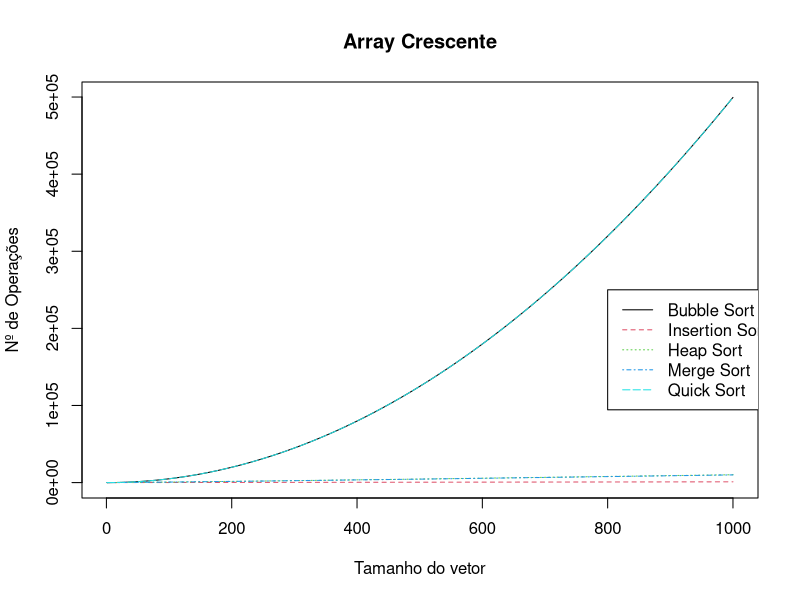

The R source for this figure:
b<-c(0,
     1,
     3,
     6,
     10,
     15,
     21,
     28,
     36,
     45,
     55,
     66,
     78,
     91,
     105,
     120,
     136,
     153,
     171,
     190,
     210,
     231,
     253,
     276,
     300,
     325,
     351,
     378,
     406,
     435,
     465,
     496,
     528,
     561,
     595,
     630,
     666,
     703,
     741,
     780,
     820,
     861,
     903,
     946,
     990,
     1035,
     1081,
     1128,
     1176,
     1225,
     1275,
     1326,
     1378,
     1431,
     1485,
     1540,
     1596,
     1653,
     1711,
     1770,
     1830,
     1891,
     1953,
     2016,
     2080,
     2145,
     2211,
     2278,
     2346,
     2415,
     2485,
     2556,
     2628,
     2701,
     2775,
     2850,
     2926,
     3003,
     3081,
     3160,
     3240,
     3321,
     3403,
     3486,
     3570,
     3655,
     3741,
     3828,
     3916,
     4005,
     4095,
     4186,
     4278,
     4371,
     4465,
     4560,
     4656,
     4753,
     4851,
     4950,
     5050,
     5151,
     5253,
     5356,
     5460,
     5565,
     5671,
     5778,
     5886,
     5995,
     6105,
     6216,
     6328,
     6441,
     6555,
     6670,
     6786,
     6903,
     7021,
     7140,
     7260,
     7381,
     7503,
     7626,
     7750,
     7875,
     8001,
     8128,
     8256,
     8385,
     8515,
     8646,
     8778,
     8911,
     9045,
     9180,
     9316,
     9453,
     9591,
     9730,
     9870,
     10011,
     10153,
     10296,
     10440,
     10585,
     10731,
     10878,
     11026,
     11175,
     11325,
     11476,
     11628,
     11781,
     11935,
     12090,
     12246,
     12403,
     12561,
     12720,
     12880,
     13041,
     13203,
     13366,
     13530,
     13695,
     13861,
     14028,
     14196,
     14365,
     14535,
     14706,
     14878,
     15051,
     15225,
     15400,
     15576,
     15753,
     15931,
     16110,
     16290,
     16471,
     16653,
     16836,
     17020,
     17205,
     17391,
     17578,
     17766,
     17955,
     18145,
     18336,
     18528,
     18721,
     18915,
     19110,
     19306,
     19503,
     19701,
     19900,
     20100,
     20301,
     20503,
     20706,
     20910,
     21115,
     21321,
     21528,
     21736,
     21945,
     22155,
     22366,
     22578,
     22791,
     23005,
     23220,
     23436,
     23653,
     23871,
     24090,
     24310,
     24531,
     24753,
     24976,
     25200,
     25425,
     25651,
     25878,
     26106,
     26335,
     26565,
     26796,
     27028,
     27261,
     27495,
     27730,
     27966,
     28203,
     28441,
     28680,
     28920,
     29161,
     29403,
     29646,
     29890,
     30135,
     30381,
     30628,
     30876,
     31125,
     31375,
     31626,
     31878,
     32131,
     32385,
     32640,
     32896,
     33153,
     33411,
     33670,
     33930,
     34191,
     34453,
     34716,
     34980,
     35245,
     35511,
     35778,
     36046,
     36315,
     36585,
     36856,
     37128,
     37401,
     37675,
     37950,
     38226,
     38503,
     38781,
     39060,
     39340,
     39621,
     39903,
     40186,
     40470,
     40755,
     41041,
     41328,
     41616,
     41905,
     42195,
     42486,
     42778,
     43071,
     43365,
     43660,
     43956,
     44253,
     44551,
     44850,
     45150,
     45451,
     45753,
     46056,
     46360,
     46665,
     46971,
     47278,
     47586,
     47895,
     48205,
     48516,
     48828,
     49141,
     49455,
     49770,
     50086,
     50403,
     50721,
     51040,
     51360,
     51681,
     52003,
     52326,
     52650,
     52975,
     53301,
     53628,
     53956,
     54285,
     54615,
     54946,
     55278,
     55611,
     55945,
     56280,
     56616,
     56953,
     57291,
     57630,
     57970,
     58311,
     58653,
     58996,
     59340,
     59685,
     60031,
     60378,
     60726,
     61075,
     61425,
     61776,
     62128,
     62481,
     62835,
     63190,
     63546,
     63903,
     64261,
     64620,
     64980,
     65341,
     65703,
     66066,
     66430,
     66795,
     67161,
     67528,
     67896,
     68265,
     68635,
     69006,
     69378,
     69751,
     70125,
     70500,
     70876,
     71253,
     71631,
     72010,
     72390,
     72771,
     73153,
     73536,
     73920,
     74305,
     74691,
     75078,
     75466,
     75855,
     76245,
     76636,
     77028,
     77421,
     77815,
     78210,
     78606,
     79003,
     79401,
     79800,
     80200,
     80601,
     81003,
     81406,
     81810,
     82215,
     82621,
     83028,
     83436,
     83845,
     84255,
     84666,
     85078,
     85491,
     85905,
     86320,
     86736,
     87153,
     87571,
     87990,
     88410,
     88831,
     89253,
     89676,
     90100,
     90525,
     90951,
     91378,
     91806,
     92235,
     92665,
     93096,
     93528,
     93961,
     94395,
     94830,
     95266,
     95703,
     96141,
     96580,
     97020,
     97461,
     97903,
     98346,
     98790,
     99235,
     99681,
     100128,
     100576,
     101025,
     101475,
     101926,
     102378,
     102831,
     103285,
     103740,
     104196,
     104653,
     105111,
     105570,
     106030,
     106491,
     106953,
     107416,
     107880,
     108345,
     108811,
     109278,
     109746,
     110215,
     110685,
     111156,
     111628,
     112101,
     112575,
     113050,
     113526,
     114003,
     114481,
     114960,
     115440,
     115921,
     116403,
     116886,
     117370,
     117855,
     118341,
     118828,
     119316,
     119805,
     120295,
     120786,
     121278,
     121771,
     122265,
     122760,
     123256,
     123753,
     124251,
     124750,
     125250,
     125751,
     126253,
     126756,
     127260,
     127765,
     128271,
     128778,
     129286,
     129795,
     130305,
     130816,
     131328,
     131841,
     132355,
     132870,
     133386,
     133903,
     134421,
     134940,
     135460,
     135981,
     136503,
     137026,
     137550,
     138075,
     138601,
     139128,
     139656,
     140185,
     140715,
     141246,
     141778,
     142311,
     142845,
     143380,
     143916,
     144453,
     144991,
     145530,
     146070,
     146611,
     147153,
     147696,
     148240,
     148785,
     149331,
     149878,
     150426,
     150975,
     151525,
     152076,
     152628,
     153181,
     153735,
     154290,
     154846,
     155403,
     155961,
     156520,
     157080,
     157641,
     158203,
     158766,
     159330,
     159895,
     160461,
     161028,
     161596,
     162165,
     162735,
     163306,
     163878,
     164451,
     165025,
     165600,
     166176,
     166753,
     167331,
     167910,
     168490,
     169071,
     169653,
     170236,
     170820,
     171405,
     171991,
     172578,
     173166,
     173755,
     174345,
     174936,
     175528,
     176121,
     176715,
     177310,
     177906,
     178503,
     179101,
     179700,
     180300,
     180901,
     181503,
     182106,
     182710,
     183315,
     183921,
     184528,
     185136,
     185745,
     186355,
     186966,
     187578,
     188191,
     188805,
     189420,
     190036,
     190653,
     191271,
     191890,
     192510,
     193131,
     193753,
     194376,
     195000,
     195625,
     196251,
     196878,
     197506,
     198135,
     198765,
     199396,
     200028,
     200661,
     201295,
     201930,
     202566,
     203203,
     203841,
     204480,
     205120,
     205761,
     206403,
     207046,
     207690,
     208335,
     208981,
     209628,
     210276,
     210925,
     211575,
     212226,
     212878,
     213531,
     214185,
     214840,
     215496,
     216153,
     216811,
     217470,
     218130,
     218791,
     219453,
     220116,
     220780,
     221445,
     222111,
     222778,
     223446,
     224115,
     224785,
     225456,
     226128,
     226801,
     227475,
     228150,
     228826,
     229503,
     230181,
     230860,
     231540,
     232221,
     232903,
     233586,
     234270,
     234955,
     235641,
     236328,
     237016,
     237705,
     238395,
     239086,
     239778,
     240471,
     241165,
     241860,
     242556,
     243253,
     243951,
     244650,
     245350,
     246051,
     246753,
     247456,
     248160,
     248865,
     249571,
     250278,
     250986,
     251695,
     252405,
     253116,
     253828,
     254541,
     255255,
     255970,
     256686,
     257403,
     258121,
     258840,
     259560,
     260281,
     261003,
     261726,
     262450,
     263175,
     263901,
     264628,
     265356,
     266085,
     266815,
     267546,
     268278,
     269011,
     269745,
     270480,
     271216,
     271953,
     272691,
     273430,
     274170,
     274911,
     275653,
     276396,
     277140,
     277885,
     278631,
     279378,
     280126,
     280875,
     281625,
     282376,
     283128,
     283881,
     284635,
     285390,
     286146,
     286903,
     287661,
     288420,
     289180,
     289941,
     290703,
     291466,
     292230,
     292995,
     293761,
     294528,
     295296,
     296065,
     296835,
     297606,
     298378,
     299151,
     299925,
     300700,
     301476,
     302253,
     303031,
     303810,
     304590,
     305371,
     306153,
     306936,
     307720,
     308505,
     309291,
     310078,
     310866,
     311655,
     312445,
     313236,
     314028,
     314821,
     315615,
     316410,
     317206,
     318003,
     318801,
     319600,
     320400,
     321201,
     322003,
     322806,
     323610,
     324415,
     325221,
     326028,
     326836,
     327645,
     328455,
     329266,
     330078,
     330891,
     331705,
     332520,
     333336,
     334153,
     334971,
     335790,
     336610,
     337431,
     338253,
     339076,
     339900,
     340725,
     341551,
     342378,
     343206,
     344035,
     344865,
     345696,
     346528,
     347361,
     348195,
     349030,
     349866,
     350703,
     351541,
     352380,
     353220,
     354061,
     354903,
     355746,
     356590,
     357435,
     358281,
     359128,
     359976,
     360825,
     361675,
     362526,
     363378,
     364231,
     365085,
     365940,
     366796,
     367653,
     368511,
     369370,
     370230,
     371091,
     371953,
     372816,
     373680,
     374545,
     375411,
     376278,
     377146,
     378015,
     378885,
     379756,
     380628,
     381501,
     382375,
     383250,
     384126,
     385003,
     385881,
     386760,
     387640,
     388521,
     389403,
     390286,
     391170,
     392055,
     392941,
     393828,
     394716,
     395605,
     396495,
     397386,
     398278,
     399171,
     400065,
     400960,
     401856,
     402753,
     403651,
     404550,
     405450,
     406351,
     407253,
     408156,
     409060,
     409965,
     410871,
     411778,
     412686,
     413595,
     414505,
     415416,
     416328,
     417241,
     418155,
     419070,
     419986,
     420903,
     421821,
     422740,
     423660,
     424581,
     425503,
     426426,
     427350,
     428275,
     429201,
     430128,
     431056,
     431985,
     432915,
     433846,
     434778,
     435711,
     436645,
     437580,
     438516,
     439453,
     440391,
     441330,
     442270,
     443211,
     444153,
     445096,
     446040,
     446985,
     447931,
     448878,
     449826,
     450775,
     451725,
     452676,
     453628,
     454581,
     455535,
     456490,
     457446,
     458403,
     459361,
     460320,
     461280,
     462241,
     463203,
     464166,
     465130,
     466095,
     467061,
     468028,
     468996,
     469965,
     470935,
     471906,
     472878,
     473851,
     474825,
     475800,
     476776,
     477753,
     478731,
     479710,
     480690,
     481671,
     482653,
     483636,
     484620,
     485605,
     486591,
     487578,
     488566,
     489555,
     490545,
     491536,
     492528,
     493521,
     494515,
     495510,
     496506,
     497503,
     498501,
     499500)

i<-c(0,
     1,
     2,
     3,
     4,
     5,
     6,
     7,
     8,
     9,
     10,
     11,
     12,
     13,
     14,
     15,
     16,
     17,
     18,
     19,
     20,
     21,
     22,
     23,
     24,
     25,
     26,
     27,
     28,
     29,
     30,
     31,
     32,
     33,
     34,
     35,
     36,
     37,
     38,
     39,
     40,
     41,
     42,
     43,
     44,
     45,
     46,
     47,
     48,
     49,
     50,
     51,
     52,
     53,
     54,
     55,
     56,
     57,
     58,
     59,
     60,
     61,
     62,
     63,
     64,
     65,
     66,
     67,
     68,
     69,
     70,
     71,
     72,
     73,
     74,
     75,
     76,
     77,
     78,
     79,
     80,
     81,
     82,
     83,
     84,
     85,
     86,
     87,
     88,
     89,
     90,
     91,
     92,
     93,
     94,
     95,
     96,
     97,
     98,
     99,
     100,
     101,
     102,
     103,
     104,
     105,
     106,
     107,
     108,
     109,
     110,
     111,
     112,
     113,
     114,
     115,
     116,
     117,
     118,
     119,
     120,
     121,
     122,
     123,
     124,
     125,
     126,
     127,
     128,
     129,
     130,
     131,
     132,
     133,
     134,
     135,
     136,
     137,
     138,
     139,
     140,
     141,
     142,
     143,
     144,
     145,
     146,
     147,
     148,
     149,
     150,
     151,
     152,
     153,
     154,
     155,
     156,
     157,
     158,
     159,
     160,
     161,
     162,
     163,
     164,
     165,
     166,
     167,
     168,
     169,
     170,
     171,
     172,
     173,
     174,
     175,
     176,
     177,
     178,
     179,
     180,
     181,
     182,
     183,
     184,
     185,
     186,
     187,
     188,
     189,
     190,
     191,
     192,
     193,
     194,
     195,
     196,
     197,
     198,
     199,
     200,
     201,
     202,
     203,
     204,
     205,
     206,
     207,
     208,
     209,
     210,
     211,
     212,
     213,
     214,
     215,
     216,
     217,
     218,
     219,
     220,
     221,
     222,
     223,
     224,
     225,
     226,
     227,
     228,
     229,
     230,
     231,
     232,
     233,
     234,
     235,
     236,
     237,
     238,
     239,
     240,
     241,
     242,
     243,
     244,
     245,
     246,
     247,
     248,
     249,
     250,
     251,
     252,
     253,
     254,
     255,
     256,
     257,
     258,
     259,
     260,
     261,
     262,
     263,
     264,
     265,
     266,
     267,
     268,
     269,
     270,
     271,
     272,
     273,
     274,
     275,
     276,
     277,
     278,
     279,
     280,
     281,
     282,
     283,
     284,
     285,
     286,
     287,
     288,
     289,
     290,
     291,
     292,
     293,
     294,
     295,
     296,
     297,
     298,
     299,
     300,
     301,
     302,
     303,
     304,
     305,
     306,
     307,
     308,
     309,
     310,
     311,
     312,
     313,
     314,
     315,
     316,
     317,
     318,
     319,
     320,
     321,
     322,
     323,
     324,
     325,
     326,
     327,
     328,
     329,
     330,
     331,
     332,
     333,
     334,
     335,
     336,
     337,
     338,
     339,
     340,
     341,
     342,
     343,
     344,
     345,
     346,
     347,
     348,
     349,
     350,
     351,
     352,
     353,
     354,
     355,
     356,
     357,
     358,
     359,
     360,
     361,
     362,
     363,
     364,
     365,
     366,
     367,
     368,
     369,
     370,
     371,
     372,
     373,
     374,
     375,
     376,
     377,
     378,
     379,
     380,
     381,
     382,
     383,
     384,
     385,
     386,
     387,
     388,
     389,
     390,
     391,
     392,
     393,
     394,
     395,
     396,
     397,
     398,
     399,
     400,
     401,
     402,
     403,
     404,
     405,
     406,
     407,
     408,
     409,
     410,
     411,
     412,
     413,
     414,
     415,
     416,
     417,
     418,
     419,
     420,
     421,
     422,
     423,
     424,
     425,
     426,
     427,
     428,
     429,
     430,
     431,
     432,
     433,
     434,
     435,
     436,
     437,
     438,
     439,
     440,
     441,
     442,
     443,
     444,
     445,
     446,
     447,
     448,
     449,
     450,
     451,
     452,
     453,
     454,
     455,
     456,
     457,
     458,
     459,
     460,
     461,
     462,
     463,
     464,
     465,
     466,
     467,
     468,
     469,
     470,
     471,
     472,
     473,
     474,
     475,
     476,
     477,
     478,
     479,
     480,
     481,
     482,
     483,
     484,
     485,
     486,
     487,
     488,
     489,
     490,
     491,
     492,
     493,
     494,
     495,
     496,
     497,
     498,
     499,
     500,
     501,
     502,
     503,
     504,
     505,
     506,
     507,
     508,
     509,
     510,
     511,
     512,
     513,
     514,
     515,
     516,
     517,
     518,
     519,
     520,
     521,
     522,
     523,
     524,
     525,
     526,
     527,
     528,
     529,
     530,
     531,
     532,
     533,
     534,
     535,
     536,
     537,
     538,
     539,
     540,
     541,
     542,
     543,
     544,
     545,
     546,
     547,
     548,
     549,
     550,
     551,
     552,
     553,
     554,
     555,
     556,
     557,
     558,
     559,
     560,
     561,
     562,
     563,
     564,
     565,
     566,
     567,
     568,
     569,
     570,
     571,
     572,
     573,
     574,
     575,
     576,
     577,
     578,
     579,
     580,
     581,
     582,
     583,
     584,
     585,
     586,
     587,
     588,
     589,
     590,
     591,
     592,
     593,
     594,
     595,
     596,
     597,
     598,
     599,
     600,
     601,
     602,
     603,
     604,
     605,
     606,
     607,
     608,
     609,
     610,
     611,
     612,
     613,
     614,
     615,
     616,
     617,
     618,
     619,
     620,
     621,
     622,
     623,
     624,
     625,
     626,
     627,
     628,
     629,
     630,
     631,
     632,
     633,
     634,
     635,
     636,
     637,
     638,
     639,
     640,
     641,
     642,
     643,
     644,
     645,
     646,
     647,
     648,
     649,
     650,
     651,
     652,
     653,
     654,
     655,
     656,
     657,
     658,
     659,
     660,
     661,
     662,
     663,
     664,
     665,
     666,
     667,
     668,
     669,
     670,
     671,
     672,
     673,
     674,
     675,
     676,
     677,
     678,
     679,
     680,
     681,
     682,
     683,
     684,
     685,
     686,
     687,
     688,
     689,
     690,
     691,
     692,
     693,
     694,
     695,
     696,
     697,
     698,
     699,
     700,
     701,
     702,
     703,
     704,
     705,
     706,
     707,
     708,
     709,
     710,
     711,
     712,
     713,
     714,
     715,
     716,
     717,
     718,
     719,
     720,
     721,
     722,
     723,
     724,
     725,
     726,
     727,
     728,
     729,
     730,
     731,
     732,
     733,
     734,
     735,
     736,
     737,
     738,
     739,
     740,
     741,
     742,
     743,
     744,
     745,
     746,
     747,
     748,
     749,
     750,
     751,
     752,
     753,
     754,
     755,
     756,
     757,
     758,
     759,
     760,
     761,
     762,
     763,
     764,
     765,
     766,
     767,
     768,
     769,
     770,
     771,
     772,
     773,
     774,
     775,
     776,
     777,
     778,
     779,
     780,
     781,
     782,
     783,
     784,
     785,
     786,
     787,
     788,
     789,
     790,
     791,
     792,
     793,
     794,
     795,
     796,
     797,
     798,
     799,
     800,
     801,
     802,
     803,
     804,
     805,
     806,
     807,
     808,
     809,
     810,
     811,
     812,
     813,
     814,
     815,
     816,
     817,
     818,
     819,
     820,
     821,
     822,
     823,
     824,
     825,
     826,
     827,
     828,
     829,
     830,
     831,
     832,
     833,
     834,
     835,
     836,
     837,
     838,
     839,
     840,
     841,
     842,
     843,
     844,
     845,
     846,
     847,
     848,
     849,
     850,
     851,
     852,
     853,
     854,
     855,
     856,
     857,
     858,
     859,
     860,
     861,
     862,
     863,
     864,
     865,
     866,
     867,
     868,
     869,
     870,
     871,
     872,
     873,
     874,
     875,
     876,
     877,
     878,
     879,
     880,
     881,
     882,
     883,
     884,
     885,
     886,
     887,
     888,
     889,
     890,
     891,
     892,
     893,
     894,
     895,
     896,
     897,
     898,
     899,
     900,
     901,
     902,
     903,
     904,
     905,
     906,
     907,
     908,
     909,
     910,
     911,
     912,
     913,
     914,
     915,
     916,
     917,
     918,
     919,
     920,
     921,
     922,
     923,
     924,
     925,
     926,
     927,
     928,
     929,
     930,
     931,
     932,
     933,
     934,
     935,
     936,
     937,
     938,
     939,
     940,
     941,
     942,
     943,
     944,
     945,
     946,
     947,
     948,
     949,
     950,
     951,
     952,
     953,
     954,
     955,
     956,
     957,
     958,
     959,
     960,
     961,
     962,
     963,
     964,
     965,
     966,
     967,
     968,
     969,
     970,
     971,
     972,
     973,
     974,
     975,
     976,
     977,
     978,
     979,
     980,
     981,
     982,
     983,
     984,
     985,
     986,
     987,
     988,
     989,
     990,
     991,
     992,
     993,
     994,
     995,
     996,
     997,
     998,
     999)

h<-c(0,
     3,
     5,
     10,
     12,
     17,
     19,
     26,
     30,
     35,
     39,
     46,
     50,
     55,
     59,
     66,
     72,
     79,
     83,
     90,
     94,
     103,
     107,
     114,
     120,
     127,
     131,
     138,
     142,
     151,
     155,
     162,
     170,
     179,
     185,
     190,
     198,
     207,
     213,
     222,
     226,
     235,
     243,
     250,
     254,
     265,
     271,
     278,
     286,
     295,
     301,
     306,
     314,
     323,
     329,
     338,
     342,
     351,
     359,
     366,
     370,
     381,
     387,
     394,
     404,
     413,
     421,
     426,
     434,
     445,
     453,
     458,
     468,
     479,
     487,
     490,
     500,
     511,
     519,
     526,
     534,
     543,
     551,
     558,
     566,
     577,
     585,
     586,
     596,
     611,
     617,
     622,
     632,
     643,
     651,
     656,
     664,
     677,
     685,
     690,
     698,
     709,
     717,
     720,
     726,
     743,
     751,
     754,
     764,
     775,
     783,
     786,
     796,
     807,
     815,
     822,
     830,
     841,
     849,
     846,
     856,
     875,
     881,
     886,
     896,
     907,
     915,
     914,
     924,
     943,
     953,
     962,
     970,
     979,
     987,
     998,
     1004,
     1017,
     1025,
     1036,
     1042,
     1053,
     1063,
     1068,
     1078,
     1089,
     1099,
     1110,
     1116,
     1129,
     1135,
     1140,
     1148,
     1167,
     1173,
     1182,
     1190,
     1199,
     1211,
     1216,
     1222,
     1237,
     1245,
     1256,
     1266,
     1277,
     1283,
     1292,
     1298,
     1313,
     1319,
     1332,
     1336,
     1349,
     1359,
     1362,
     1372,
     1385,
     1393,
     1404,
     1412,
     1423,
     1429,
     1436,
     1444,
     1461,
     1467,
     1476,
     1484,
     1495,
     1505,
     1508,
     1516,
     1531,
     1537,
     1550,
     1560,
     1569,
     1579,
     1588,
     1594,
     1605,
     1613,
     1622,
     1634,
     1643,
     1653,
     1658,
     1668,
     1681,
     1687,
     1700,
     1708,
     1719,
     1725,
     1728,
     1740,
     1757,
     1763,
     1772,
     1782,
     1787,
     1801,
     1802,
     1814,
     1827,
     1837,
     1848,
     1854,
     1865,
     1875,
     1882,
     1890,
     1901,
     1909,
     1924,
     1926,
     1939,
     1949,
     1952,
     1962,
     1977,
     1983,
     1996,
     2004,
     2015,
     2019,
     2024,
     2034,
     2053,
     2057,
     2066,
     2076,
     2085,
     2095,
     2100,
     2106,
     2123,
     2137,
     2144,
     2152,
     2169,
     2175,
     2178,
     2194,
     2209,
     2215,
     2222,
     2238,
     2245,
     2255,
     2264,
     2274,
     2287,
     2297,
     2304,
     2318,
     2329,
     2337,
     2346,
     2356,
     2369,
     2381,
     2386,
     2398,
     2409,
     2423,
     2428,
     2432,
     2453,
     2459,
     2476,
     2486,
     2495,
     2505,
     2508,
     2516,
     2533,
     2545,
     2560,
     2570,
     2577,
     2587,
     2584,
     2596,
     2619,
     2625,
     2636,
     2652,
     2661,
     2669,
     2672,
     2684,
     2701,
     2707,
     2720,
     2734,
     2745,
     2751,
     2750,
     2758,
     2777,
     2789,
     2800,
     2816,
     2825,
     2833,
     2830,
     2848,
     2863,
     2869,
     2884,
     2896,
     2905,
     2917,
     2920,
     2926,
     2949,
     2955,
     2972,
     2978,
     2993,
     2999,
     2994,
     3014,
     3029,
     3037,
     3050,
     3062,
     3073,
     3079,
     3080,
     3086,
     3109,
     3113,
     3136,
     3144,
     3153,
     3165,
     3160,
     3174,
     3191,
     3203,
     3214,
     3224,
     3239,
     3243,
     3242,
     3254,
     3275,
     3285,
     3292,
     3308,
     3315,
     3325,
     3328,
     3342,
     3359,
     3365,
     3380,
     3388,
     3397,
     3403,
     3402,
     3416,
     3431,
     3445,
     3456,
     3470,
     3477,
     3481,
     3494,
     3502,
     3515,
     3525,
     3540,
     3552,
     3557,
     3569,
     3572,
     3586,
     3599,
     3601,
     3614,
     3630,
     3643,
     3651,
     3658,
     3664,
     3681,
     3685,
     3700,
     3710,
     3723,
     3735,
     3734,
     3742,
     3765,
     3769,
     3788,
     3796,
     3807,
     3815,
     3820,
     3828,
     3845,
     3853,
     3866,
     3876,
     3889,
     3897,
     3900,
     3908,
     3923,
     3935,
     3946,
     3962,
     3971,
     3979,
     3982,
     3992,
     4011,
     4017,
     4030,
     4042,
     4053,
     4063,
     4064,
     4074,
     4087,
     4097,
     4108,
     4120,
     4135,
     4139,
     4146,
     4160,
     4169,
     4181,
     4194,
     4206,
     4215,
     4223,
     4232,
     4236,
     4257,
     4267,
     4274,
     4288,
     4299,
     4301,
     4306,
     4322,
     4337,
     4349,
     4358,
     4368,
     4377,
     4393,
     4396,
     4400,
     4419,
     4427,
     4442,
     4454,
     4465,
     4469,
     4478,
     4490,
     4503,
     4511,
     4528,
     4534,
     4545,
     4551,
     4558,
     4568,
     4585,
     4597,
     4604,
     4612,
     4627,
     4629,
     4640,
     4652,
     4665,
     4679,
     4692,
     4698,
     4705,
     4711,
     4720,
     4730,
     4749,
     4761,
     4776,
     4784,
     4793,
     4813,
     4802,
     4810,
     4839,
     4847,
     4858,
     4872,
     4893,
     4899,
     4912,
     4916,
     4931,
     4937,
     4954,
     4968,
     4981,
     4989,
     4982,
     4992,
     5017,
     5031,
     5040,
     5060,
     5069,
     5077,
     5076,
     5086,
     5109,
     5111,
     5128,
     5134,
     5157,
     5165,
     5166,
     5170,
     5201,
     5207,
     5222,
     5232,
     5247,
     5257,
     5262,
     5274,
     5283,
     5291,
     5306,
     5324,
     5337,
     5337,
     5338,
     5350,
     5375,
     5383,
     5396,
     5412,
     5417,
     5435,
     5442,
     5458,
     5471,
     5469,
     5486,
     5502,
     5515,
     5523,
     5520,
     5532,
     5561,
     5567,
     5576,
     5598,
     5605,
     5619,
     5624,
     5638,
     5641,
     5657,
     5668,
     5680,
     5699,
     5703,
     5704,
     5714,
     5739,
     5741,
     5754,
     5772,
     5785,
     5803,
     5800,
     5816,
     5829,
     5835,
     5854,
     5858,
     5883,
     5883,
     5882,
     5888,
     5911,
     5919,
     5944,
     5948,
     5963,
     5979,
     5980,
     5994,
     6001,
     6011,
     6022,
     6042,
     6059,
     6057,
     6058,
     6066,
     6097,
     6099,
     6116,
     6130,
     6137,
     6155,
     6162,
     6172,
     6191,
     6197,
     6208,
     6224,
     6239,
     6243,
     6242,
     6244,
     6279,
     6281,
     6298,
     6310,
     6321,
     6337,
     6338,
     6352,
     6371,
     6375,
     6390,
     6402,
     6419,
     6421,
     6424,
     6430,
     6457,
     6463,
     6474,
     6498,
     6501,
     6517,
     6522,
     6528,
     6549,
     6551,
     6566,
     6582,
     6599,
     6599,
     6608,
     6618,
     6635,
     6643,
     6658,
     6674,
     6681,
     6695,
     6700,
     6710,
     6723,
     6733,
     6746,
     6760,
     6777,
     6779,
     6792,
     6798,
     6813,
     6823,
     6838,
     6850,
     6861,
     6871,
     6882,
     6894,
     6909,
     6919,
     6930,
     6936,
     6953,
     6959,
     6970,
     6978,
     6997,
     7005,
     7018,
     7030,
     7039,
     7057,
     7064,
     7074,
     7085,
     7099,
     7112,
     7120,
     7137,
     7139,
     7152,
     7158,
     7175,
     7181,
     7194,
     7212,
     7223,
     7237,
     7238,
     7250,
     7271,
     7273,
     7280,
     7294,
     7317,
     7321,
     7334,
     7344,
     7357,
     7361,
     7374,
     7388,
     7401,
     7417,
     7416,
     7432,
     7439,
     7447,
     7462,
     7474,
     7497,
     7495,
     7514,
     7522,
     7533,
     7539,
     7556,
     7566,
     7577,
     7591,
     7602,
     7616,
     7631,
     7643,
     7652,
     7656,
     7669,
     7683,
     7676,
     7686,
     7719,
     7729,
     7740,
     7744,
     7765,
     7781,
     7788,
     7796,
     7807,
     7823,
     7836,
     7842,
     7863,
     7871,
     7856,
     7862,
     7899,
     7909,
     7922,
     7940,
     7951,
     7951,
     7954,
     7970,
     7979,
     7987,
     8006,
     8008,
     8031,
     8037,
     8034,
     8044,
     8069,
     8079,
     8100,
     8106,
     8119,
     8131,
     8132,
     8146,
     8157,
     8163,
     8176,
     8198,
     8209,
     8215,
     8208,
     8222,
     8247,
     8255,
     8270,
     8282,
     8293,
     8307,
     8318,
     8330,
     8341,
     8349,
     8364,
     8378,
     8389,
     8395,
     8398,
     8404,
     8431,
     8441,
     8454,
     8468,
     8475,
     8491,
     8500,
     8510,
     8523,
     8535,
     8546,
     8554,
     8573,
     8579,
     8576,
     8588,
     8607,
     8615,
     8632,
     8648,
     8659,
     8673,
     8670,
     8688,
     8695,
     8711,
     8724,
     8732,
     8753,
     8753,
     8748,
     8762,
     8785,
     8799,
     8814,
     8824,
     8833,
     8851,
     8856,
     8866,
     8875,
     8885,
     8896,
     8916,
     8931,
     8931,
     8932,
     8942,
     8965,
     8975,
     8994,
     9006,
     9011,
     9027,
     9040,
     9052,
     9059,
     9069,
     9076,
     9098,
     9107,
     9111,
     9112,
     9116,
     9151,
     9159,
     9170,
     9184,
     9195,
     9209,
     9216,
     9226,
     9241,
     9251,
     9262,
     9274,
     9287,
     9293,
     9296,
     9304,
     9325,
     9335,
     9342,
     9368,
     9377,
     9389,
     9394,
     9404,
     9417,
     9429,
     9444,
     9450,
     9467,
     9469,
     9480,
     9486,
     9507,
     9521,
     9530,
     9548,
     9551,
     9565,
     9574,
     9584,
     9597,
     9599,
     9618,
     9632,
     9647,
     9651,
     9654,
     9670,
     9685,
     9701,
     9712,
     9720,
     9733,
     9741,
     9754,
     9768,
     9779,
     9791,
     9806,
     9812,
     9823,
     9835,
     9842,
     9852,
     9873,
     9881,
     9890,
     9904,
     9915,
     9931,
     9942,
     9948,
     9959,
     9975,
     9988,
     9996,
     10009,
     10015,
     10026,
     10032,
     10053,
     10053,
     10068,
     10084,
     10093,
     10111,
     10118,
     10124,
     10135,
     10147,
     10158,
     10170,
     10193,
     10193,
     10208)

m<-c(0,
     2,
     5,
     8,
     12,
     16,
     20,
     24,
     29,
     34,
     39,
     44,
     49,
     54,
     59,
     64,
     70,
     76,
     82,
     88,
     94,
     100,
     106,
     112,
     118,
     124,
     130,
     136,
     142,
     148,
     154,
     160,
     167,
     174,
     181,
     188,
     195,
     202,
     209,
     216,
     223,
     230,
     237,
     244,
     251,
     258,
     265,
     272,
     279,
     286,
     293,
     300,
     307,
     314,
     321,
     328,
     335,
     342,
     349,
     356,
     363,
     370,
     377,
     384,
     392,
     400,
     408,
     416,
     424,
     432,
     440,
     448,
     456,
     464,
     472,
     480,
     488,
     496,
     504,
     512,
     520,
     528,
     536,
     544,
     552,
     560,
     568,
     576,
     584,
     592,
     600,
     608,
     616,
     624,
     632,
     640,
     648,
     656,
     664,
     672,
     680,
     688,
     696,
     704,
     712,
     720,
     728,
     736,
     744,
     752,
     760,
     768,
     776,
     784,
     792,
     800,
     808,
     816,
     824,
     832,
     840,
     848,
     856,
     864,
     872,
     880,
     888,
     896,
     905,
     914,
     923,
     932,
     941,
     950,
     959,
     968,
     977,
     986,
     995,
     1004,
     1013,
     1022,
     1031,
     1040,
     1049,
     1058,
     1067,
     1076,
     1085,
     1094,
     1103,
     1112,
     1121,
     1130,
     1139,
     1148,
     1157,
     1166,
     1175,
     1184,
     1193,
     1202,
     1211,
     1220,
     1229,
     1238,
     1247,
     1256,
     1265,
     1274,
     1283,
     1292,
     1301,
     1310,
     1319,
     1328,
     1337,
     1346,
     1355,
     1364,
     1373,
     1382,
     1391,
     1400,
     1409,
     1418,
     1427,
     1436,
     1445,
     1454,
     1463,
     1472,
     1481,
     1490,
     1499,
     1508,
     1517,
     1526,
     1535,
     1544,
     1553,
     1562,
     1571,
     1580,
     1589,
     1598,
     1607,
     1616,
     1625,
     1634,
     1643,
     1652,
     1661,
     1670,
     1679,
     1688,
     1697,
     1706,
     1715,
     1724,
     1733,
     1742,
     1751,
     1760,
     1769,
     1778,
     1787,
     1796,
     1805,
     1814,
     1823,
     1832,
     1841,
     1850,
     1859,
     1868,
     1877,
     1886,
     1895,
     1904,
     1913,
     1922,
     1931,
     1940,
     1949,
     1958,
     1967,
     1976,
     1985,
     1994,
     2003,
     2012,
     2021,
     2030,
     2039,
     2048,
     2058,
     2068,
     2078,
     2088,
     2098,
     2108,
     2118,
     2128,
     2138,
     2148,
     2158,
     2168,
     2178,
     2188,
     2198,
     2208,
     2218,
     2228,
     2238,
     2248,
     2258,
     2268,
     2278,
     2288,
     2298,
     2308,
     2318,
     2328,
     2338,
     2348,
     2358,
     2368,
     2378,
     2388,
     2398,
     2408,
     2418,
     2428,
     2438,
     2448,
     2458,
     2468,
     2478,
     2488,
     2498,
     2508,
     2518,
     2528,
     2538,
     2548,
     2558,
     2568,
     2578,
     2588,
     2598,
     2608,
     2618,
     2628,
     2638,
     2648,
     2658,
     2668,
     2678,
     2688,
     2698,
     2708,
     2718,
     2728,
     2738,
     2748,
     2758,
     2768,
     2778,
     2788,
     2798,
     2808,
     2818,
     2828,
     2838,
     2848,
     2858,
     2868,
     2878,
     2888,
     2898,
     2908,
     2918,
     2928,
     2938,
     2948,
     2958,
     2968,
     2978,
     2988,
     2998,
     3008,
     3018,
     3028,
     3038,
     3048,
     3058,
     3068,
     3078,
     3088,
     3098,
     3108,
     3118,
     3128,
     3138,
     3148,
     3158,
     3168,
     3178,
     3188,
     3198,
     3208,
     3218,
     3228,
     3238,
     3248,
     3258,
     3268,
     3278,
     3288,
     3298,
     3308,
     3318,
     3328,
     3338,
     3348,
     3358,
     3368,
     3378,
     3388,
     3398,
     3408,
     3418,
     3428,
     3438,
     3448,
     3458,
     3468,
     3478,
     3488,
     3498,
     3508,
     3518,
     3528,
     3538,
     3548,
     3558,
     3568,
     3578,
     3588,
     3598,
     3608,
     3618,
     3628,
     3638,
     3648,
     3658,
     3668,
     3678,
     3688,
     3698,
     3708,
     3718,
     3728,
     3738,
     3748,
     3758,
     3768,
     3778,
     3788,
     3798,
     3808,
     3818,
     3828,
     3838,
     3848,
     3858,
     3868,
     3878,
     3888,
     3898,
     3908,
     3918,
     3928,
     3938,
     3948,
     3958,
     3968,
     3978,
     3988,
     3998,
     4008,
     4018,
     4028,
     4038,
     4048,
     4058,
     4068,
     4078,
     4088,
     4098,
     4108,
     4118,
     4128,
     4138,
     4148,
     4158,
     4168,
     4178,
     4188,
     4198,
     4208,
     4218,
     4228,
     4238,
     4248,
     4258,
     4268,
     4278,
     4288,
     4298,
     4308,
     4318,
     4328,
     4338,
     4348,
     4358,
     4368,
     4378,
     4388,
     4398,
     4408,
     4418,
     4428,
     4438,
     4448,
     4458,
     4468,
     4478,
     4488,
     4498,
     4508,
     4518,
     4528,
     4538,
     4548,
     4558,
     4568,
     4578,
     4588,
     4598,
     4608,
     4619,
     4630,
     4641,
     4652,
     4663,
     4674,
     4685,
     4696,
     4707,
     4718,
     4729,
     4740,
     4751,
     4762,
     4773,
     4784,
     4795,
     4806,
     4817,
     4828,
     4839,
     4850,
     4861,
     4872,
     4883,
     4894,
     4905,
     4916,
     4927,
     4938,
     4949,
     4960,
     4971,
     4982,
     4993,
     5004,
     5015,
     5026,
     5037,
     5048,
     5059,
     5070,
     5081,
     5092,
     5103,
     5114,
     5125,
     5136,
     5147,
     5158,
     5169,
     5180,
     5191,
     5202,
     5213,
     5224,
     5235,
     5246,
     5257,
     5268,
     5279,
     5290,
     5301,
     5312,
     5323,
     5334,
     5345,
     5356,
     5367,
     5378,
     5389,
     5400,
     5411,
     5422,
     5433,
     5444,
     5455,
     5466,
     5477,
     5488,
     5499,
     5510,
     5521,
     5532,
     5543,
     5554,
     5565,
     5576,
     5587,
     5598,
     5609,
     5620,
     5631,
     5642,
     5653,
     5664,
     5675,
     5686,
     5697,
     5708,
     5719,
     5730,
     5741,
     5752,
     5763,
     5774,
     5785,
     5796,
     5807,
     5818,
     5829,
     5840,
     5851,
     5862,
     5873,
     5884,
     5895,
     5906,
     5917,
     5928,
     5939,
     5950,
     5961,
     5972,
     5983,
     5994,
     6005,
     6016,
     6027,
     6038,
     6049,
     6060,
     6071,
     6082,
     6093,
     6104,
     6115,
     6126,
     6137,
     6148,
     6159,
     6170,
     6181,
     6192,
     6203,
     6214,
     6225,
     6236,
     6247,
     6258,
     6269,
     6280,
     6291,
     6302,
     6313,
     6324,
     6335,
     6346,
     6357,
     6368,
     6379,
     6390,
     6401,
     6412,
     6423,
     6434,
     6445,
     6456,
     6467,
     6478,
     6489,
     6500,
     6511,
     6522,
     6533,
     6544,
     6555,
     6566,
     6577,
     6588,
     6599,
     6610,
     6621,
     6632,
     6643,
     6654,
     6665,
     6676,
     6687,
     6698,
     6709,
     6720,
     6731,
     6742,
     6753,
     6764,
     6775,
     6786,
     6797,
     6808,
     6819,
     6830,
     6841,
     6852,
     6863,
     6874,
     6885,
     6896,
     6907,
     6918,
     6929,
     6940,
     6951,
     6962,
     6973,
     6984,
     6995,
     7006,
     7017,
     7028,
     7039,
     7050,
     7061,
     7072,
     7083,
     7094,
     7105,
     7116,
     7127,
     7138,
     7149,
     7160,
     7171,
     7182,
     7193,
     7204,
     7215,
     7226,
     7237,
     7248,
     7259,
     7270,
     7281,
     7292,
     7303,
     7314,
     7325,
     7336,
     7347,
     7358,
     7369,
     7380,
     7391,
     7402,
     7413,
     7424,
     7435,
     7446,
     7457,
     7468,
     7479,
     7490,
     7501,
     7512,
     7523,
     7534,
     7545,
     7556,
     7567,
     7578,
     7589,
     7600,
     7611,
     7622,
     7633,
     7644,
     7655,
     7666,
     7677,
     7688,
     7699,
     7710,
     7721,
     7732,
     7743,
     7754,
     7765,
     7776,
     7787,
     7798,
     7809,
     7820,
     7831,
     7842,
     7853,
     7864,
     7875,
     7886,
     7897,
     7908,
     7919,
     7930,
     7941,
     7952,
     7963,
     7974,
     7985,
     7996,
     8007,
     8018,
     8029,
     8040,
     8051,
     8062,
     8073,
     8084,
     8095,
     8106,
     8117,
     8128,
     8139,
     8150,
     8161,
     8172,
     8183,
     8194,
     8205,
     8216,
     8227,
     8238,
     8249,
     8260,
     8271,
     8282,
     8293,
     8304,
     8315,
     8326,
     8337,
     8348,
     8359,
     8370,
     8381,
     8392,
     8403,
     8414,
     8425,
     8436,
     8447,
     8458,
     8469,
     8480,
     8491,
     8502,
     8513,
     8524,
     8535,
     8546,
     8557,
     8568,
     8579,
     8590,
     8601,
     8612,
     8623,
     8634,
     8645,
     8656,
     8667,
     8678,
     8689,
     8700,
     8711,
     8722,
     8733,
     8744,
     8755,
     8766,
     8777,
     8788,
     8799,
     8810,
     8821,
     8832,
     8843,
     8854,
     8865,
     8876,
     8887,
     8898,
     8909,
     8920,
     8931,
     8942,
     8953,
     8964,
     8975,
     8986,
     8997,
     9008,
     9019,
     9030,
     9041,
     9052,
     9063,
     9074,
     9085,
     9096,
     9107,
     9118,
     9129,
     9140,
     9151,
     9162,
     9173,
     9184,
     9195,
     9206,
     9217,
     9228,
     9239,
     9250,
     9261,
     9272,
     9283,
     9294,
     9305,
     9316,
     9327,
     9338,
     9349,
     9360,
     9371,
     9382,
     9393,
     9404,
     9415,
     9426,
     9437,
     9448,
     9459,
     9470,
     9481,
     9492,
     9503,
     9514,
     9525,
     9536,
     9547,
     9558,
     9569,
     9580,
     9591,
     9602,
     9613,
     9624,
     9635,
     9646,
     9657,
     9668,
     9679,
     9690,
     9701,
     9712,
     9723,
     9734,
     9745,
     9756,
     9767,
     9778,
     9789,
     9800,
     9811,
     9822,
     9833,
     9844,
     9855,
     9866,
     9877,
     9888,
     9899,
     9910,
     9921,
     9932,
     9943,
     9954,
     9965,
     9976)

q<-c(0,
     1,
     3,
     6,
     10,
     15,
     21,
     28,
     36,
     45,
     55,
     66,
     78,
     91,
     105,
     120,
     136,
     153,
     171,
     190,
     210,
     231,
     253,
     276,
     300,
     325,
     351,
     378,
     406,
     435,
     465,
     496,
     528,
     561,
     595,
     630,
     666,
     703,
     741,
     780,
     820,
     861,
     903,
     946,
     990,
     1035,
     1081,
     1128,
     1176,
     1225,
     1275,
     1326,
     1378,
     1431,
     1485,
     1540,
     1596,
     1653,
     1711,
     1770,
     1830,
     1891,
     1953,
     2016,
     2080,
     2145,
     2211,
     2278,
     2346,
     2415,
     2485,
     2556,
     2628,
     2701,
     2775,
     2850,
     2926,
     3003,
     3081,
     3160,
     3240,
     3321,
     3403,
     3486,
     3570,
     3655,
     3741,
     3828,
     3916,
     4005,
     4095,
     4186,
     4278,
     4371,
     4465,
     4560,
     4656,
     4753,
     4851,
     4950,
     5050,
     5151,
     5253,
     5356,
     5460,
     5565,
     5671,
     5778,
     5886,
     5995,
     6105,
     6216,
     6328,
     6441,
     6555,
     6670,
     6786,
     6903,
     7021,
     7140,
     7260,
     7381,
     7503,
     7626,
     7750,
     7875,
     8001,
     8128,
     8256,
     8385,
     8515,
     8646,
     8778,
     8911,
     9045,
     9180,
     9316,
     9453,
     9591,
     9730,
     9870,
     10011,
     10153,
     10296,
     10440,
     10585,
     10731,
     10878,
     11026,
     11175,
     11325,
     11476,
     11628,
     11781,
     11935,
     12090,
     12246,
     12403,
     12561,
     12720,
     12880,
     13041,
     13203,
     13366,
     13530,
     13695,
     13861,
     14028,
     14196,
     14365,
     14535,
     14706,
     14878,
     15051,
     15225,
     15400,
     15576,
     15753,
     15931,
     16110,
     16290,
     16471,
     16653,
     16836,
     17020,
     17205,
     17391,
     17578,
     17766,
     17955,
     18145,
     18336,
     18528,
     18721,
     18915,
     19110,
     19306,
     19503,
     19701,
     19900,
     20100,
     20301,
     20503,
     20706,
     20910,
     21115,
     21321,
     21528,
     21736,
     21945,
     22155,
     22366,
     22578,
     22791,
     23005,
     23220,
     23436,
     23653,
     23871,
     24090,
     24310,
     24531,
     24753,
     24976,
     25200,
     25425,
     25651,
     25878,
     26106,
     26335,
     26565,
     26796,
     27028,
     27261,
     27495,
     27730,
     27966,
     28203,
     28441,
     28680,
     28920,
     29161,
     29403,
     29646,
     29890,
     30135,
     30381,
     30628,
     30876,
     31125,
     31375,
     31626,
     31878,
     32131,
     32385,
     32640,
     32896,
     33153,
     33411,
     33670,
     33930,
     34191,
     34453,
     34716,
     34980,
     35245,
     35511,
     35778,
     36046,
     36315,
     36585,
     36856,
     37128,
     37401,
     37675,
     37950,
     38226,
     38503,
     38781,
     39060,
     39340,
     39621,
     39903,
     40186,
     40470,
     40755,
     41041,
     41328,
     41616,
     41905,
     42195,
     42486,
     42778,
     43071,
     43365,
     43660,
     43956,
     44253,
     44551,
     44850,
     45150,
     45451,
     45753,
     46056,
     46360,
     46665,
     46971,
     47278,
     47586,
     47895,
     48205,
     48516,
     48828,
     49141,
     49455,
     49770,
     50086,
     50403,
     50721,
     51040,
     51360,
     51681,
     52003,
     52326,
     52650,
     52975,
     53301,
     53628,
     53956,
     54285,
     54615,
     54946,
     55278,
     55611,
     55945,
     56280,
     56616,
     56953,
     57291,
     57630,
     57970,
     58311,
     58653,
     58996,
     59340,
     59685,
     60031,
     60378,
     60726,
     61075,
     61425,
     61776,
     62128,
     62481,
     62835,
     63190,
     63546,
     63903,
     64261,
     64620,
     64980,
     65341,
     65703,
     66066,
     66430,
     66795,
     67161,
     67528,
     67896,
     68265,
     68635,
     69006,
     69378,
     69751,
     70125,
     70500,
     70876,
     71253,
     71631,
     72010,
     72390,
     72771,
     73153,
     73536,
     73920,
     74305,
     74691,
     75078,
     75466,
     75855,
     76245,
     76636,
     77028,
     77421,
     77815,
     78210,
     78606,
     79003,
     79401,
     79800,
     80200,
     80601,
     81003,
     81406,
     81810,
     82215,
     82621,
     83028,
     83436,
     83845,
     84255,
     84666,
     85078,
     85491,
     85905,
     86320,
     86736,
     87153,
     87571,
     87990,
     88410,
     88831,
     89253,
     89676,
     90100,
     90525,
     90951,
     91378,
     91806,
     92235,
     92665,
     93096,
     93528,
     93961,
     94395,
     94830,
     95266,
     95703,
     96141,
     96580,
     97020,
     97461,
     97903,
     98346,
     98790,
     99235,
     99681,
     100128,
     100576,
     101025,
     101475,
     101926,
     102378,
     102831,
     103285,
     103740,
     104196,
     104653,
     105111,
     105570,
     106030,
     106491,
     106953,
     107416,
     107880,
     108345,
     108811,
     109278,
     109746,
     110215,
     110685,
     111156,
     111628,
     112101,
     112575,
     113050,
     113526,
     114003,
     114481,
     114960,
     115440,
     115921,
     116403,
     116886,
     117370,
     117855,
     118341,
     118828,
     119316,
     119805,
     120295,
     120786,
     121278,
     121771,
     122265,
     122760,
     123256,
     123753,
     124251,
     124750,
     125250,
     125751,
     126253,
     126756,
     127260,
     127765,
     128271,
     128778,
     129286,
     129795,
     130305,
     130816,
     131328,
     131841,
     132355,
     132870,
     133386,
     133903,
     134421,
     134940,
     135460,
     135981,
     136503,
     137026,
     137550,
     138075,
     138601,
     139128,
     139656,
     140185,
     140715,
     141246,
     141778,
     142311,
     142845,
     143380,
     143916,
     144453,
     144991,
     145530,
     146070,
     146611,
     147153,
     147696,
     148240,
     148785,
     149331,
     149878,
     150426,
     150975,
     151525,
     152076,
     152628,
     153181,
     153735,
     154290,
     154846,
     155403,
     155961,
     156520,
     157080,
     157641,
     158203,
     158766,
     159330,
     159895,
     160461,
     161028,
     161596,
     162165,
     162735,
     163306,
     163878,
     164451,
     165025,
     165600,
     166176,
     166753,
     167331,
     167910,
     168490,
     169071,
     169653,
     170236,
     170820,
     171405,
     171991,
     172578,
     173166,
     173755,
     174345,
     174936,
     175528,
     176121,
     176715,
     177310,
     177906,
     178503,
     179101,
     179700,
     180300,
     180901,
     181503,
     182106,
     182710,
     183315,
     183921,
     184528,
     185136,
     185745,
     186355,
     186966,
     187578,
     188191,
     188805,
     189420,
     190036,
     190653,
     191271,
     191890,
     192510,
     193131,
     193753,
     194376,
     195000,
     195625,
     196251,
     196878,
     197506,
     198135,
     198765,
     199396,
     200028,
     200661,
     201295,
     201930,
     202566,
     203203,
     203841,
     204480,
     205120,
     205761,
     206403,
     207046,
     207690,
     208335,
     208981,
     209628,
     210276,
     210925,
     211575,
     212226,
     212878,
     213531,
     214185,
     214840,
     215496,
     216153,
     216811,
     217470,
     218130,
     218791,
     219453,
     220116,
     220780,
     221445,
     222111,
     222778,
     223446,
     224115,
     224785,
     225456,
     226128,
     226801,
     227475,
     228150,
     228826,
     229503,
     230181,
     230860,
     231540,
     232221,
     232903,
     233586,
     234270,
     234955,
     235641,
     236328,
     237016,
     237705,
     238395,
     239086,
     239778,
     240471,
     241165,
     241860,
     242556,
     243253,
     243951,
     244650,
     245350,
     246051,
     246753,
     247456,
     248160,
     248865,
     249571,
     250278,
     250986,
     251695,
     252405,
     253116,
     253828,
     254541,
     255255,
     255970,
     256686,
     257403,
     258121,
     258840,
     259560,
     260281,
     261003,
     261726,
     262450,
     263175,
     263901,
     264628,
     265356,
     266085,
     266815,
     267546,
     268278,
     269011,
     269745,
     270480,
     271216,
     271953,
     272691,
     273430,
     274170,
     274911,
     275653,
     276396,
     277140,
     277885,
     278631,
     279378,
     280126,
     280875,
     281625,
     282376,
     283128,
     283881,
     284635,
     285390,
     286146,
     286903,
     287661,
     288420,
     289180,
     289941,
     290703,
     291466,
     292230,
     292995,
     293761,
     294528,
     295296,
     296065,
     296835,
     297606,
     298378,
     299151,
     299925,
     300700,
     301476,
     302253,
     303031,
     303810,
     304590,
     305371,
     306153,
     306936,
     307720,
     308505,
     309291,
     310078,
     310866,
     311655,
     312445,
     313236,
     314028,
     314821,
     315615,
     316410,
     317206,
     318003,
     318801,
     319600,
     320400,
     321201,
     322003,
     322806,
     323610,
     324415,
     325221,
     326028,
     326836,
     327645,
     328455,
     329266,
     330078,
     330891,
     331705,
     332520,
     333336,
     334153,
     334971,
     335790,
     336610,
     337431,
     338253,
     339076,
     339900,
     340725,
     341551,
     342378,
     343206,
     344035,
     344865,
     345696,
     346528,
     347361,
     348195,
     349030,
     349866,
     350703,
     351541,
     352380,
     353220,
     354061,
     354903,
     355746,
     356590,
     357435,
     358281,
     359128,
     359976,
     360825,
     361675,
     362526,
     363378,
     364231,
     365085,
     365940,
     366796,
     367653,
     368511,
     369370,
     370230,
     371091,
     371953,
     372816,
     373680,
     374545,
     375411,
     376278,
     377146,
     378015,
     378885,
     379756,
     380628,
     381501,
     382375,
     383250,
     384126,
     385003,
     385881,
     386760,
     387640,
     388521,
     389403,
     390286,
     391170,
     392055,
     392941,
     393828,
     394716,
     395605,
     396495,
     397386,
     398278,
     399171,
     400065,
     400960,
     401856,
     402753,
     403651,
     404550,
     405450,
     406351,
     407253,
     408156,
     409060,
     409965,
     410871,
     411778,
     412686,
     413595,
     414505,
     415416,
     416328,
     417241,
     418155,
     419070,
     419986,
     420903,
     421821,
     422740,
     423660,
     424581,
     425503,
     426426,
     427350,
     428275,
     429201,
     430128,
     431056,
     431985,
     432915,
     433846,
     434778,
     435711,
     436645,
     437580,
     438516,
     439453,
     440391,
     441330,
     442270,
     443211,
     444153,
     445096,
     446040,
     446985,
     447931,
     448878,
     449826,
     450775,
     451725,
     452676,
     453628,
     454581,
     455535,
     456490,
     457446,
     458403,
     459361,
     460320,
     461280,
     462241,
     463203,
     464166,
     465130,
     466095,
     467061,
     468028,
     468996,
     469965,
     470935,
     471906,
     472878,
     473851,
     474825,
     475800,
     476776,
     477753,
     478731,
     479710,
     480690,
     481671,
     482653,
     483636,
     484620,
     485605,
     486591,
     487578,
     488566,
     489555,
     490545,
     491536,
     492528,
     493521,
     494515,
     495510,
     496506,
     497503,
     498501,
     499500)

x<-seq(1,1000,1000)
y<-cbind(b,i,h,m,q)
matplot(y, type = "l", main = "Array Crescente", xlab = "Tamanho do vetor", ylab = "Nº de Operações")
legend(800,250000,c("Bubble Sort","Insertion Sort", "Heap Sort","Merge Sort","Quick Sort"),lty = c(1,2,3,4,5),col = c(1,2,3,4,5))
